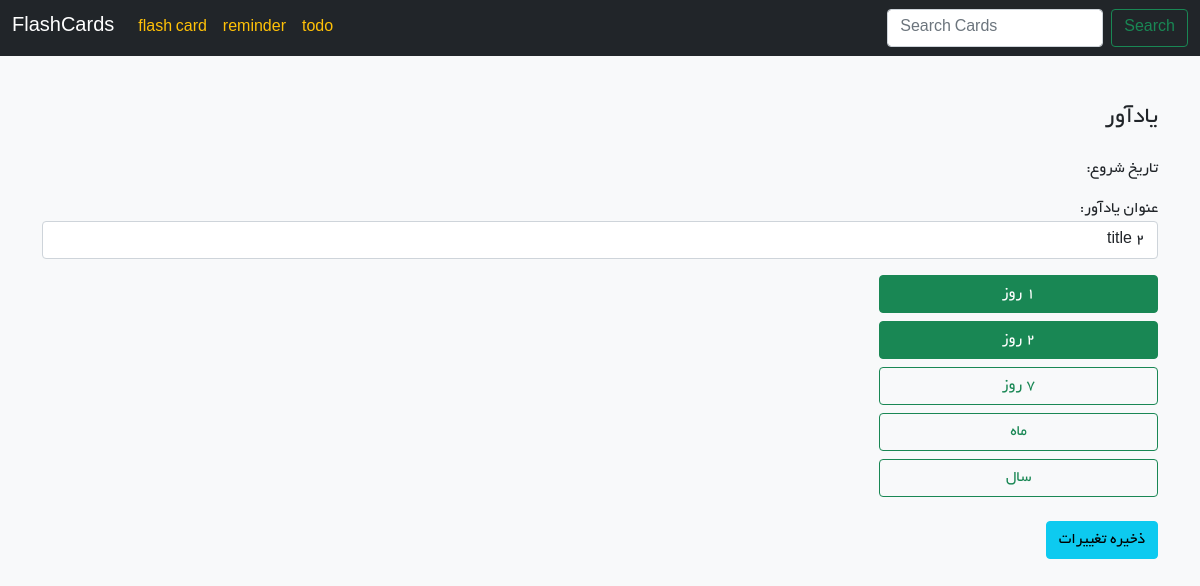
Page /reminder/3/ on the earlier database version.
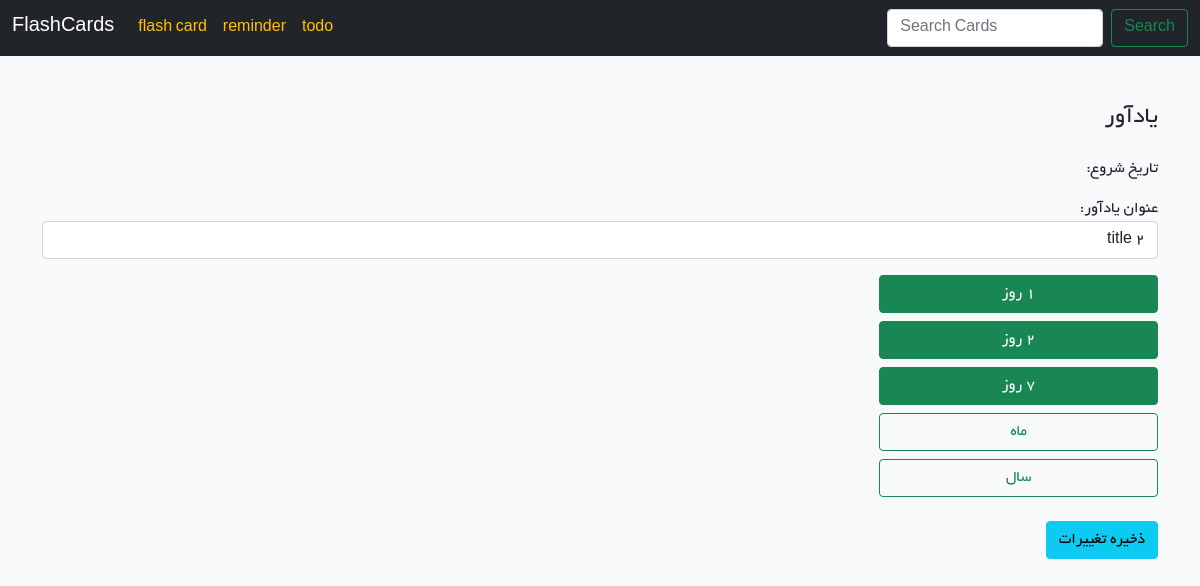
Same page on the later database version.
### reminder_date/views.py (the view, shortened to what this page needs)
# urls.py: path('<int:pk>/', ReminderDetailsView.as_view(), name='home'),
class ReminderDetailsView(View):
    form_class = ReminderForm
    def get(self, request, pk):
        reminder = get_object_or_404(Reminder, pk=pk)
        form = self.form_class(instance=reminder)
        return render(
            request,
            "reminder_date/reminderdetails.html",
            {"reminder": reminder, "form": form},
        )

### reminder_date/froms.py
class ReminderForm(forms.ModelForm):
    class Meta:
        model = Reminder
        fields = ["title", "one", "two", "seven", "month", "year"]
        widgets = {
            "title": forms.TextInput(
                attrs={
                    "class": "form-control",
                    "placeholder": "عنوان یادآور را وارد کنید",
                }
            ),
            "one": forms.CheckboxInput(attrs={"class": "form-check-input"}),
            "two": forms.CheckboxInput(attrs={"class": "form-check-input"}),
            "seven": forms.CheckboxInput(attrs={"class": "form-check-input"}),
            "month": forms.CheckboxInput(attrs={"class": "form-check-input"}),
            "year": forms.CheckboxInput(attrs={"class": "form-check-input"}),
        }
        labels = {
            "title": "عنوان یادآور",
            "one": " روزاول",
            "two": "روز دوم",
            "seven": "روز هفتم",
            "month": "ماه",
            "year": "سال",
        }

### todo/templatetags/jalali_filters.py (called while the page is built)
@register.filter
def to_jalali(value):
    if not value:
        return ""
    return JalaliDate(value).strftime("%Y/%m/%d")

### reminder_date/templates/reminder_date/reminderdetails.html (shortened to what this page needs)
{% extends 'base.html' %}
{% load jalali_filters %}
{% block content %}
<div dir="rtl">
  <p dir="rtl " class="h4 mb-4">یادآور</p>
  <p>تاریخ شروع: </p>
  <form method="post">
    <div class="mb-3">
      {{ form.title.label_tag }}
      {{ form.title }}
    </div>
    <div class="d-flex flex-column  gap-2">
      <button type="button"
        class="btn text-center {% if reminder.one %}btn-success{% else %}btn-outline-success{% endif %} w-25 text-end"
        onclick="toggleCheckbox('id_one', this)">۱ روز</button>
      <button type="button"
        class="btn text-center {% if reminder.two %}btn-success{% else %}btn-outline-success{% endif %} w-25 text-end"
        onclick="toggleCheckbox('id_two', this)">۲ روز</button>
      <button type="button"
        class="btn text-center {% if reminder.seven %}btn-success{% else %}btn-outline-success{% endif %} w-25 text-end"
        onclick="toggleCheckbox('id_seven', this)">۷ روز</button>
      <button type="button"
        class="btn text-center {% if reminder.month %}btn-success{% else %}btn-outline-success{% endif %} w-25 text-end"
        onclick="toggleCheckbox('id_month', this)">ماه</button>
      <button type="button"
        class="btn text-center {% if reminder.year %}btn-success{% else %}btn-outline-success{% endif %} w-25 text-end"
        onclick="toggleCheckbox('id_year', this)">سال</button>
    </div>
    <br>
    <button type="submit" class="btn btn-info">ذخیره تغییرات</button>
  </form>
  {% endblock %}

Differences in the rows shown:
changed Reminder "title 2": seven False → True (drawn)
